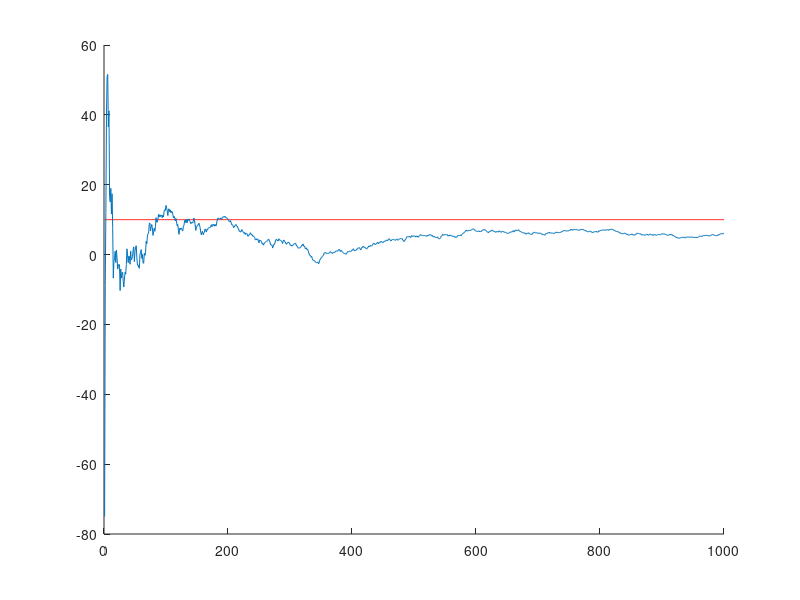

Recreate this plot in MATLAB.
%demonstration of the law of large numbers
clear all;

%how many samples?
n=1000;

%assume a random variable with mean mu and finite variance
mu=10;
sigma=100;

%draw n samples
Xn=normrnd(mu,sigma,n,1);

%plot the sample mean as a function of samples
figure
hold
plot(ones(n,1)*mu,'r')
plot(cumsum(Xn)./(1:n)')
hold
